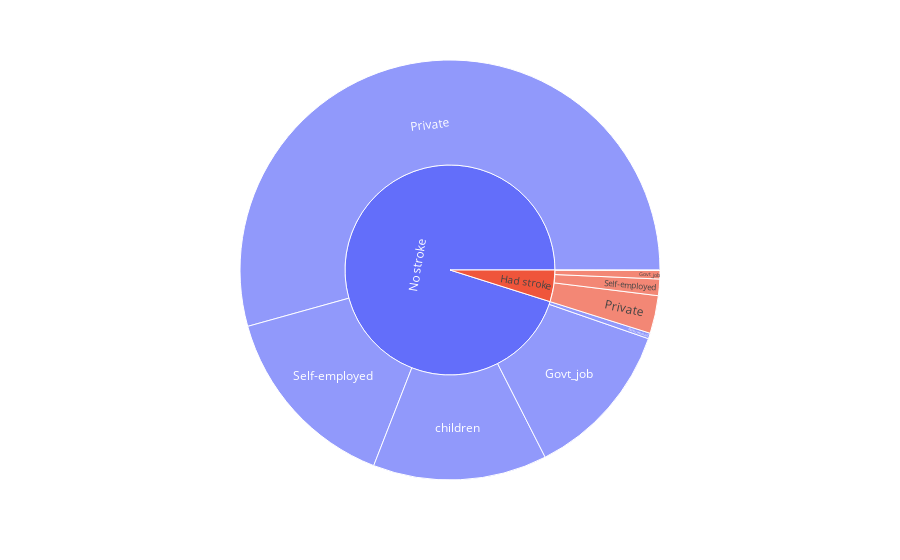

Notebook source saved alongside this figure:
### Code cell
fig = px.sunburst(df3, path=['stroke', 'work_type'])
fig.show()

### Figure 1 — Plotly figure (JSON) as saved in the notebook; plotly's stock layout.template omitted (floating-point values rounded to 4 significant figures)
{"data": [{"branchvalues": "total", "domain": {"x": [0, 1], "y": [0, 1]}, "hovertemplate": "labels=%{label}<br>count=%{value}<br>parent=%{parent}<br>id=%{id}<extra></extra>", "ids": ["Had stroke/Govt_job", "No stroke/Govt_job", "No stroke/Never_worked", "Had stroke/Private", "No stroke/Private", "Had stroke/Self-employed", "No stroke/Self-employed", "Had stroke/children", "No stroke/children", "Had stroke", "No stroke"], "labels": ["Govt_job", "Govt_job", "Never_worked", "Private", "Private", "Self-employed", "Self-employed", "children", "children", "Had stroke", "No stroke"], "name": "", "parents": ["Had stroke", "No stroke", "No stroke", "Had stroke", "No stroke", "Had stroke", "No stroke", "Had stroke", "No stroke", "", ""], "type": "sunburst", "values": [33, 624, 22, 149, 2776, 65, 754, 2, 685, 249, 4861]}], "layout": {"legend": {"tracegroupgap": 0}, "margin": {"t": 60}}}
